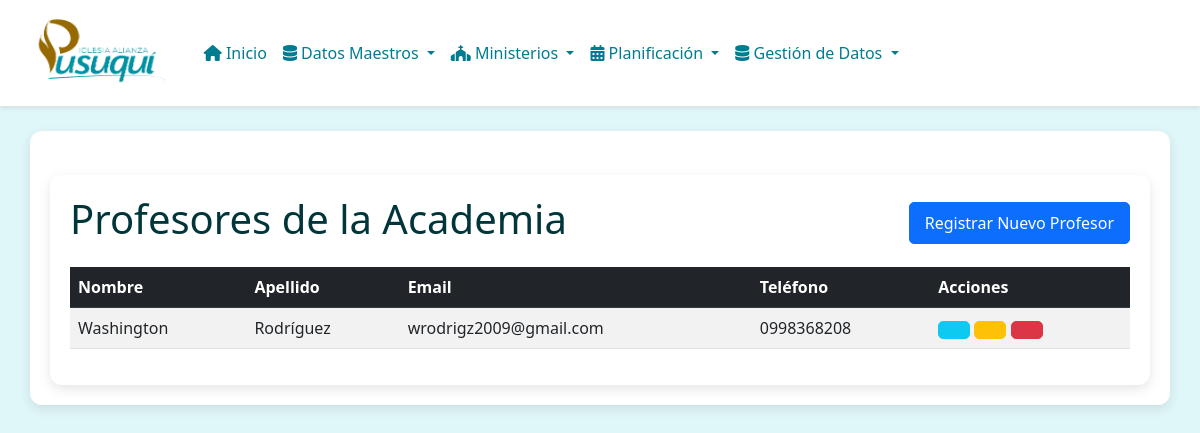
Before: /academia/teachers/ with the older database file.
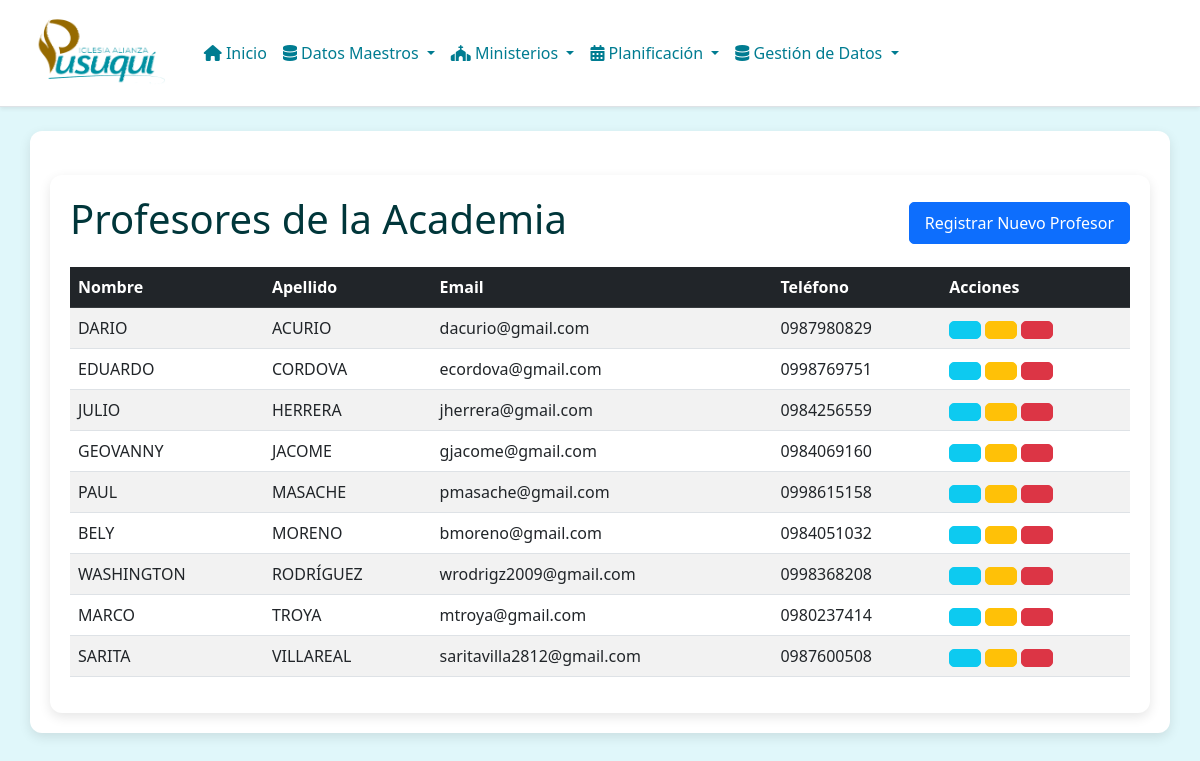
After: the same page with the newer database file.
### academia/models.py (models this page shows, shortened)
class Teacher(models.Model):
    name = models.CharField(_("name"), max_length=128)
    surname = models.CharField(_("surname"), max_length=128)
    email = models.EmailField(_("email"), max_length=254, unique=True, null=True, blank=True)
    phone_number = models.CharField(_("phone number"), max_length=20, null=True, blank=True)
    class Meta:
        verbose_name = _("teacher")
        verbose_name_plural = _("teachers")
        ordering = ['surname', 'name']

### academia/views.py (the view)
# urls.py: path('teachers/', views.TeacherListView.as_view(), name='teacher-list'),
class TeacherListView(ListView):
    model = Teacher
    template_name = 'academia/teacher_list.html' # Especificamos la plantilla
    context_object_name = 'teachers' # Nombre del objeto en el contexto de la plantilla
    paginate_by = 10 # Opcional: para paginación
    def get_context_data(self, **kwargs):
        context = super().get_context_data(**kwargs)
        context['active_page'] = 'teachers'
        context['page_title'] = 'Listado de Profesores'
        return context

### academia/templates/academia/teacher_list.html (shortened to what this page needs)
{% extends "base.html" %}
{% load i18n %}
{% block body %}
<div class="container mt-4">
    <div class="d-flex justify-content-between align-items-center mb-3">
        <h1>{% trans "Profesores de la Academia" %}</h1>
        <a href="{% url 'academia:teacher-create' %}" class="btn btn-primary">{% trans "Registrar Nuevo Profesor" %}</a>
    </div>
    {% if teachers %}
        <div class="table-responsive">
            <table class="table table-striped table-hover">
                <thead class="table-dark">
                    <tr>
                        <th>{% trans "Nombre" %}</th>
                        <th>{% trans "Apellido" %}</th>
                        <th>{% trans "Email" %}</th>
                        <th>{% trans "Teléfono" %}</th>
                        <th>{% trans "Acciones" %}</th>
                    </tr>
                </thead>
                <tbody>
                    {% for teacher in teachers %}
                    <tr>
                        <td>{{ teacher.name }}</td>
                        <td>{{ teacher.surname }}</td>
                        <td>{{ teacher.email|default:"N/A" }}</td>
                        <td>{{ teacher.phone_number|default:"N/A" }}</td>
                        <td>
                            <a href="{% url 'academia:teacher-detail' teacher.pk %}" class="btn btn-info btn-sm" title="{% trans 'Ver Detalles' %}"></a>
                            <a href="{% url 'academia:teacher-update' teacher.pk %}" class="btn btn-warning btn-sm" title="{% trans 'Editar' %}"></a>
                            <a href="{% url 'academia:teacher-delete' teacher.pk %}" class="btn btn-danger btn-sm" title="{% trans 'Eliminar' %}"></a>
                        </td>
                    </tr>
                    {% endfor %}
                </tbody>
            </table>
        </div>
    {% else %}
        <div class="alert alert-info" role="alert">
            {% trans "No hay profesores registrados actualmente." %}
        </div>
    {% endif %}
</div>
{% endblock %}

Changed rows visible on the page:
added Teacher: name "DARIO", surname "ACURIO", email "dacurio@gmail.com", phone_number "0987980829"
added Teacher: name "EDUARDO", surname "CORDOVA", email "ecordova@gmail.com", phone_number "0998769751"
added Teacher: name "JULIO", surname "HERRERA", email "jherrera@gmail.com", phone_number "0984256559"
added Teacher: name "GEOVANNY", surname "JACOME", email "gjacome@gmail.com", phone_number "0984069160"
added Teacher: name "PAUL", surname "MASACHE", email "pmasache@gmail.com", phone_number "0998615158"
added Teacher: name "BELY", surname "MORENO", email "bmoreno@gmail.com", phone_number "0984051032"
changed Teacher "wrodrigz2009@gmail.com": name "Washington" → "WASHINGTON"; surname "Rodríguez" → "RODRÍGUEZ"
added Teacher: name "MARCO", surname "TROYA", email "mtroya@gmail.com", phone_number "0980237414"
added Teacher: name "SARITA", surname "VILLAREAL", email "saritavilla2812@gmail.com", phone_number "0987600508"
